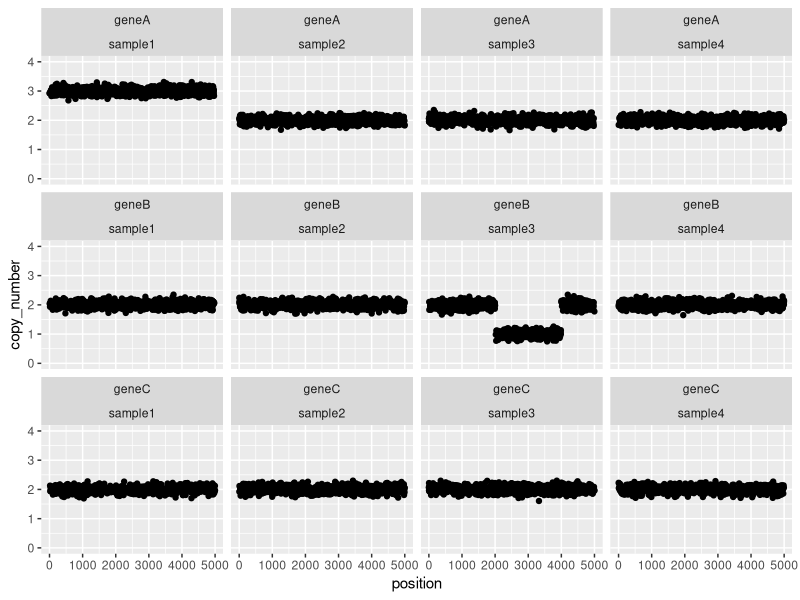

This chart was generated by the following R code:
# create copy number data for 4 samples for 3 genes 
data<-data.frame(
  gene=sample(c("geneA","geneB","geneC"),10000,replace=TRUE),
  sampleName=sample(c("sample1","sample2","sample3","sample4"),10000,replace=TRUE),
  position=round(runif(n=10000,min=0,max=5000),digits=0),
  copy_number=rnorm(n=10000,mean=2,sd=0.1)
)

# create copy number gain in sample 4 gene A
data[data$gene=="geneA" & data$sampleName=="sample1",4]<-rnorm(
  mean=3,
  sd=0.1,
  n=length(
    data[data$gene=="geneA" & data$sampleName=="sample1",4]
  )
)

# and a focal lost at sample 3, gene B
data[data$gene=="geneB" & data$sampleName=="sample3" & data$position > 2000 & data$position < 4000,4]<-rnorm(
  mean=1,
  sd=0.1,
  n=length(
    data[data$gene=="geneB" & data$sampleName=="sample3" & data$position > 2000 & data$position < 4000,4]
  )
)

# plot copy numbers for all genes for all samples
library(ggplot2)
plot<-ggplot(data) + #add basic layer
  geom_point(aes(x=position,y=copy_number)) + #add copy number points to plot
  facet_wrap(gene ~ sampleName) + # seperate the CN numbers for each gene and for each sample
  scale_y_continuous(limits=c(0,4)) # set y-limits

# and save plot to file
png("copy_numbers.png",1000,1000)
print(plot)
dev.off()